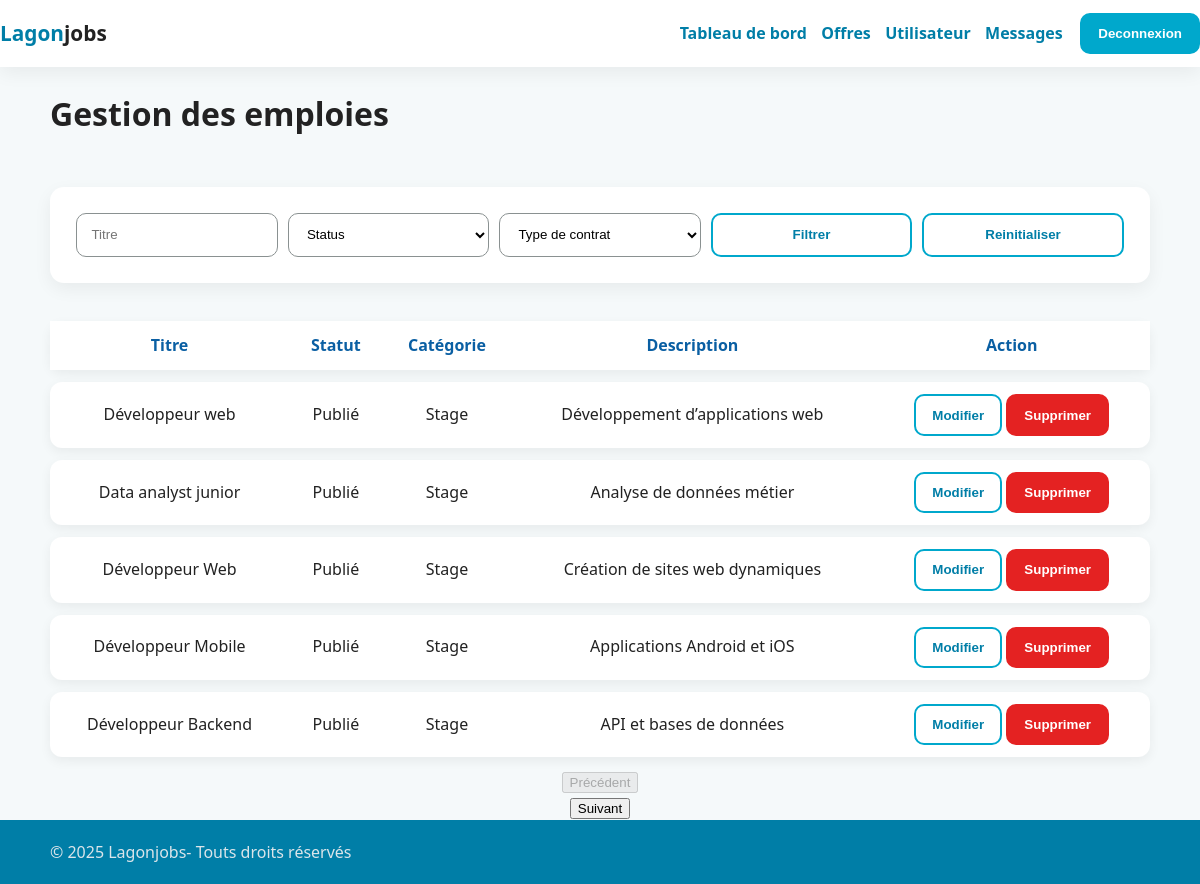
Screenshot of /Backoffice/gestion_offre.php (signed in) with the database file from the repository.
### tables this page shows
CREATE TABLE `offres` (
  `Id` int(11) NOT NULL,
  `Titre` varchar(50) NOT NULL,
  `Description` text NOT NULL,
  `Mission` text NOT NULL,
  `Profil` text NOT NULL,
  `Id_contrat` int(11) NOT NULL,
  `Id_ville` int(11) NOT NULL,
  `Id_mode_de_travail` int(11) NOT NULL,
  `Date_debut` date NOT NULL,
  `Date_fin` date NOT NULL,
  `Id_status` int(11) NOT NULL
);

CREATE TABLE `status` (
  `Id` int(11) NOT NULL,
  `Status` varchar(50) NOT NULL
);

CREATE TABLE `types_de_contrat` (
  `Id` int(11) NOT NULL,
  `Contrat` varchar(50) NOT NULL
);

### Backoffice/select.php (called while the page is built, shortened)
<?php
$sql = "SELECT of.Id,
of.Titre,
of.Id_status,
of.Id_contrat,
of.Description,
ctr.Contrat,
st.Status FROM offres of
JOIN status st ON of.Id_status=st.Id
JOIN types_de_contrat ctr ON of.Id_contrat=ctr.Id
WHERE of.Id_status = 1";
$params = [];
$page_actuel=1;
$sl = "SELECT COUNT(Id) FROM `offres`";
$stmt = $pdo->prepare($sl);
$stmt->execute();
$nbOffres=$stmt->fetchColumn();
$nbDePages = intdiv( $nbOffres, 5);
if (($nbOffres%5)!= 0){
    $nbDePages+=1;
}
$debut = ($page_actuel * 5) - 5;
$sql.=" LIMIT ".$debut.",5";
$stmt = $pdo->prepare($sql);
$stmt->execute($params);
$offres=$stmt->fetchall();
?>

### Backoffice/gestion_offre.php (the view, shortened to what this page needs)
<?php
require_once(__DIR__ . '/insert.php');
require_once(__DIR__ . '/select.php');
?>
<!DOCTYPE html>
<html lang="en">
<head>
    <link rel="stylesheet" href="../css/style.css">
</head>
<body class="body">
    <header class="site-header header-inner">
    <span class="logo"><a href="gestion_offre.html">Lagon</a>jobs</span>
    <nav class="nav">
        <a href="gestion_offre.php">Tableau de bord</a>
        <a href="offres.php">Offres</a>
        <a href="utilisateurs.php">Utilisateur</a>
        <a href="messages_contact.php">Messages</a>
        <?php if(isset($_SESSION['LOG_ADMIN'])){ ?>
          <button class="btn" onclick="window.location.href='../Frontoffice/deconnexion.php'">Deconnexion</button>
        <?php } ?>
    </nav>
  </header>
    <main class="container">
        <h1>Gestion des emploies</h1><br>
        <form action="gestion_offre.php" class="form filter-bar" method="post">
            <?php if(isset($_POST['titre'])){ ?>
                <input type="text" name="titre" placeholder="Titre" value="<?php echo $_POST['titre'] ?>">
            <?php }else { ?>
                <input type="text" name="titre" placeholder="Titre">
            <?php } ?>
            <select name="status" >
                <option value="">Status</option>
            </select>
            <select name="categorie" >
                <option value="">Type de contrat</option>
            </select>
            <button class="btn btn-outline" >Filtrer</button>
            <button type="button" class="btn btn-outline" onclick="window.location.href='gestion_offre.php'" >Reinitialiser</button>
        </form><br>
        <table class="table-offres">
            <tr>
                <th>Titre</th>
                <th>Statut</th>
                <th>Catégorie</th>
                <th>Description</th>
                <th>Action</th>
            </tr>
            <?php for ($i=0; $i < count($offres); $i++) { ?>
            <tr>
                <td><?php echo $offres[$i]['Titre'];?></td>
                <td><?php echo $offres[$i]['Status'];?></td>
                <td><?php echo $offres[$i]['Contrat'];?></td>
                <td><?php echo $offres[$i]['Description'];?></td>
                <td>
                    <form action="update_emploi.php" method="post">
                        <button class="btn btn-outline" type="submit">Modifier</button>
                    </form>
                    <form action="comfirme_delete.php" method="post">
                        <button class="btn_delete">Supprimer</button>
                    </form>
                </td>
            </tr>
            <?php } ?>
        </table>
        <center>
          <?php if (($page_actuel - 1) < 1 ){ ?>
              <form action="gestion_offre.php" method="get">
                <button type="submit" disabled>Précédent</button>
              </form>
          <?php } ?>
          <?php if (($page_actuel + 1) > $nbDePages){ ?>
              <form action="gestion_offre.php" method="get">
                <input type="hidden" name="id_page_suivant" value="<?php echo $page_actuel ?>">
                <button type="submit" disabled>Suivant</button>
              </form>
          <?php }else{ ?>
              <form action="gestion_offre.php" method="get">
                    <button type="submit">Suivant</button>
                </form>
          <?php } ?>
        </center>
    </main>
    <footer class="site-footer footer-inner">
    <p class="container">© 2025 Lagonjobs- Touts droits réservés</p>
  </footer>
</body>
</html>

### css/style.css (style rules this page uses)
:root { --lagon:#00A8CC; --lagon-dark:#007EA7; --bg:#F5F9FA; --text:#222222; --text-2:#555555; --success:#4CAF50; --error:#E63946; --card:#ffffff; --shadow:0 6px 18px rgba(0,0,0,.06); --radius:14px; --radius-sm:10px; --space:clamp(14px, 2.8vw, 22px); }
* { box-sizing:border-box }
html,body { margin:0;padding:0 }
body { font-family: system-ui, -apple-system, "Segoe UI", Roboto, "Helvetica Neue", Arial, "Noto Sans", "Liberation Sans", sans-serif; color:var(--text); background:var(--bg); line-height:1.6; }
.container { width:min(1100px, 92vw); margin:auto }
a { color:var(--lagon-dark); text-decoration:none }
.btn { background:var(--lagon); color:#fff; padding:.7rem 1rem; border-radius:10px; display:inline-block; font-weight:600; border:2px solid var(--lagon); transition:all .2s ease; }
.btn_delete { background:#e42222; color:#fff; padding:.7rem 1rem; border-radius:10px; display:inline-block; font-weight:600; border:2px solid #e42222; transition:all .2s ease; }
.btn-outline { background:transparent; color:var(--lagon-dark) }
.site-header { position:sticky; top:0; z-index:10; background:#fff; box-shadow:var(--shadow); }
.header-inner { display:flex; align-items:center; justify-content:space-between; padding:.8rem 0 }
.logo { font-weight:800; font-size:1.3rem; color:var(--text) }
.nav { display:flex; gap:.9rem; align-items:center }
.nav a { font-weight:600 }
.nav .btn, .nav .btn-outline { margin-left:.2rem }
.site-footer { background:#007EA7; color:#dbe5ea; }
.footer-inner { display:flex; justify-content:space-between; align-items:center; padding:1.2rem 0 }
.form { background:#fff; padding:clamp(18px, 3vw, 26px); border-radius:var(--radius); box-shadow:var(--shadow); }
.form input, .form select, .form textarea { width:100%; padding:.8rem .9rem; border:1px solid #8a9191; border-radius:10px; background:#fff; }
.filter-bar { display:grid; grid-template-columns: repeat(5, minmax(120px, 1fr)); gap:.6rem; }
.table-offres { width: 100%; border-collapse: separate; border-spacing: 0 12px; font-family: 'Segoe UI', sans-serif; }
.table-offres th { text-align: center; padding: 12px; color: #0a5fa3; font-weight: 600; }
.table-offres tr { background: #ffffff; box-shadow: 0 4px 12px rgba(0,0,0,0.06); border-radius: 12px; }
.table-offres td { padding: 12px; text-align: center; }
.table-offres tr td:first-child { border-top-left-radius: 12px; border-bottom-left-radius: 12px; }
.table-offres tr td:last-child { border-top-right-radius: 12px; border-bottom-right-radius: 12px; }
.table-offres td form { display: inline-block; }
html, body { height: 100%; }
body { display: flex; flex-direction: column; }
main { flex: 1; }
footer { background: #111; color: white; }

### rows the page displays
offres: Titre "Développeur web", Id_status.Status "Publié", Id_contrat.Contrat "Stage", Description "Développement d’applications web"
offres: Titre "Data analyst junior", Id_status.Status "Publié", Id_contrat.Contrat "Stage", Description "Analyse de données métier"
offres: Titre "Développeur Web", Id_status.Status "Publié", Id_contrat.Contrat "Stage", Description "Création de sites web dynamiques"
offres: Titre "Développeur Mobile", Id_status.Status "Publié", Id_contrat.Contrat "Stage", Description "Applications Android et iOS"
offres: Titre "Développeur Backend", Id_status.Status "Publié", Id_contrat.Contrat "Stage", Description "API et bases de données"
